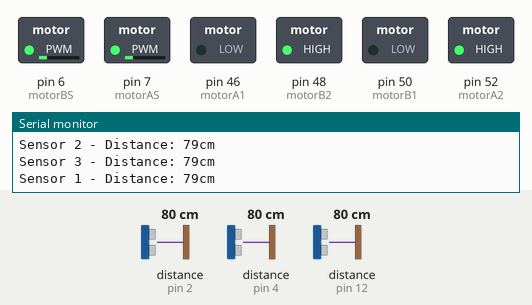
Recording of a sketch running on a simulated Arduino Mega 2560, built with avr-gcc and run on an emulated ATmega2560. Shown: switched loads named in the sketch (green lamp = pin HIGH), the last lines printed to the serial monitor. Wiring (inferred from the names in the program): 3 × ultrasonic range finder: trigger pin 24, echo pin 2 / trigger pin 26, echo pin 12 / trigger pin 28, echo pin 4. The inputs (shaded band) are chosen by the test bench; at power-on: distance to the obstacle (sensors on pin 2, pin 12, pin 4) 80 cm. The echo pulse lasts 58.3 µs per cm; pins used as bus, display or sensor lines are not drawn.

Above: at 1.2 s.
1.3 s: distance to the obstacle (sensor on pin 2) set to 2 cm
At 2.3 s:
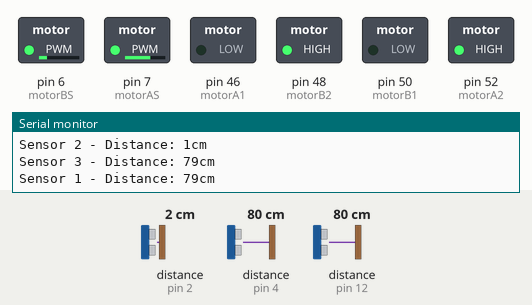
2.8 s: distance to the obstacle (sensor on pin 2) set to 120 cm
At 4.1 s:
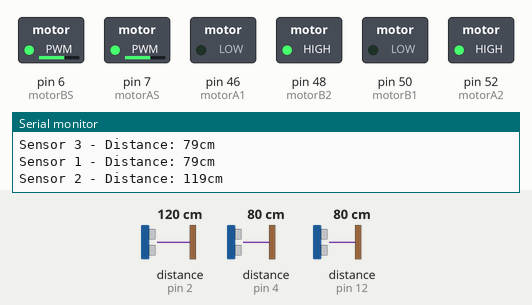
13.4 s: distance to the obstacle (sensor on pin 12) set to 120 cm
At 14.8 s:
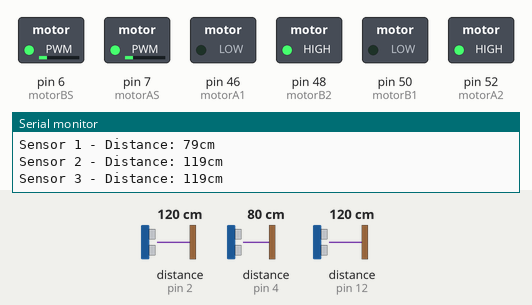
Timing chart, 0 to 16.4 s (numbered marks = the images above; inputs shaded):
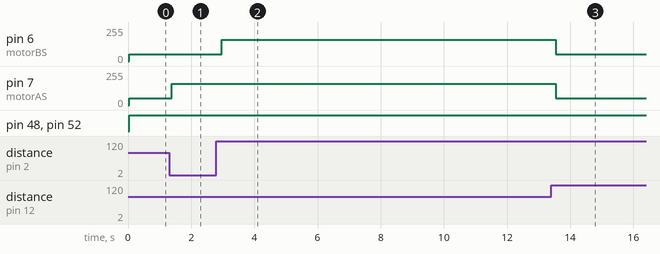

Measured:
- after the input at 1.3 s, pin 7 (motorAS): 50/255 → 160/255 after 0.08 s
- after the input at 2.8 s, pin 6 (motorBS): 50/255 → 160/255 after 0.16 s
- after the input at 13.4 s, pin 6 (motorBS), pin 7 (motorAS): 160/255 → 50/255 after 0.14 s

The sketch:

KAT_V2.ino
```cpp
// LEFT Motor
#define motorA1 46
#define motorA2 52
#define motorAS 7
// RIGHT Motor
#define motorB1 50
#define motorB2 48
#define motorBS 6

const int sensor1_trig = 28;
const int sensor1_echo = 4;
const int sensor2_trig = 24;
const int sensor2_echo = 2;
const int sensor3_trig = 26;
const int sensor3_echo = 12;

long distance1 = 0;
long distance2 = 0;
long distance3 = 0;
long duration = 0;

int a_speed = 50;
int b_speed = 50;

void setup() {
  // put your setup code here, to run onsce:
  Serial.begin(9600);
  pinMode(motorA1, OUTPUT);
  pinMode(motorA2, OUTPUT);
  pinMode(motorAS, OUTPUT);
  pinMode(motorB1, OUTPUT);
  pinMode(motorB2, OUTPUT);
  pinMode(motorBS, OUTPUT);

  pinMode(sensor1_trig, OUTPUT);
  pinMode(sensor1_echo, INPUT);
  pinMode(sensor2_trig, OUTPUT);
  pinMode(sensor2_echo, INPUT);
  pinMode(sensor3_trig, OUTPUT);
  pinMode(sensor3_echo, INPUT);
}

void loop() {
  DetectSensor(sensor1_trig, sensor1_echo);
  distance1 = (duration/2) / 29.1;
  DetectSensor(sensor2_trig, sensor2_echo);
  distance2 = (duration/2) / 29.1;
  DetectSensor(sensor3_trig, sensor3_echo);
  distance3 = (duration/2) / 29.1;

  Serial.print("Sensor 1 - Distance: ");
  Serial.print(distance1);
  Serial.println("cm");
  Serial.print("Sensor 2 - Distance: ");
  Serial.print(distance2);
  Serial.println("cm");
  Serial.print("Sensor 3 - Distance: ");
  Serial.print(distance3);
  Serial.println("cm");   MoveForward();

 /* if (distance2 <= 15 and distance3 <=15 and distance1 > 15){
    MoveForward(130);
    }else if (distance2 <= 15 and distance3 > 15 and distance1 > 15){
      RotateRight(130);
    }else if (distance2 <= 15 and distance3 > 15 and distance1 <= 15){
        RotateRight(130);
    }

  if (distance2 > 15 and distance3 <= 15 and distance1 > 15){
      MoveForward(130);
    }else if (distance2 > 15 and distance3 <= 15 and distance1 <= 15){
        RotateLeft(130);
     }

   if (distance2 <= 15 and distance3 <= 15 and distance1 <= 15){
        RotateRight(130);
      }  */
}

// Sensor Function
void DetectSensor(int sensor_trig, int sensor_echo) {

  digitalWrite(sensor_trig, LOW);
  delayMicroseconds(2);
  digitalWrite(sensor_trig, HIGH);
  delayMicroseconds(10);
  digitalWrite(sensor_trig, LOW);

  duration = pulseIn(sensor_echo, HIGH);
}

// Functions for motors and direction
void MoveForward() {

  dontHit();
  analogWrite(motorAS, a_speed);
  digitalWrite(motorA1, LOW);
  digitalWrite(motorA2, HIGH);

  analogWrite(motorBS, b_speed);
  digitalWrite(motorB1, LOW);
  digitalWrite(motorB2, HIGH);
  dontHit();
}

void MoveBack(int spd) {

  analogWrite(motorAS, a_speed);
  digitalWrite(motorA1, HIGH);
  digitalWrite(motorA2, LOW);

  analogWrite(motorBS, b_speed);
  digitalWrite(motorB1, HIGH);
  digitalWrite(motorB2, LOW);
}

void RotateLeft(int spd) {

  analogWrite(motorAS, a_speed);
  digitalWrite(motorA1, HIGH);
  digitalWrite(motorA2, LOW);

  analogWrite(motorBS, b_speed);
  digitalWrite(motorB1, LOW);
  digitalWrite(motorB2, HIGH);
}

void RotateRight(int spd) {

  analogWrite(motorAS, a_speed);
  digitalWrite(motorA1, LOW);
  digitalWrite(motorA2, HIGH);

  analogWrite(motorBS, b_speed);
  digitalWrite(motorB1, HIGH);
  digitalWrite(motorB2, LOW);
}

void dontHit(){
  int dl = distance2;
  int dr = distance3;
  if (dl > dr){
    b_speed = 160;
  } else if (dr > dl){
    a_speed = 160;
  }else{
    b_speed = 50;
    a_speed = 50;
  }
}
```
